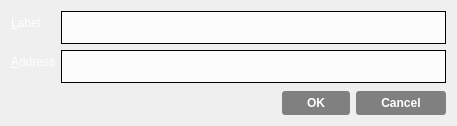
<?xml version="1.0" encoding="UTF-8"?>
<ui version="4.0">
 <class>EditAddressDialog</class>
 <widget class="QDialog" name="EditAddressDialog">
  <property name="geometry">
   <rect>
    <x>0</x>
    <y>0</y>
    <width>457</width>
    <height>126</height>
   </rect>
  </property>
  <property name="windowTitle">
   <string>Edit Address</string>
  </property>
  <property name="styleSheet">
   <string notr="true">QDialog#EditAddressDialog{
border-image: url(':/images/adcendbtc') 0 0 0 0 stretch stretch;
}
QPushButton { /* Global Button Style */
background-color:qlineargradient(spread:pad, cx:0.5, cy:0.5, radius:0.5, fx:0.5, fy:0.5, stop:0.494318 rgba(0, 0, 0, 118));
border:0;
border-radius:3px;
color:#ffffff;
font-size:12px;
font-weight:bold;
padding-left:25px;
padding-right:25px;
padding-top:5px;
padding-bottom:5px;
}

QPushButton:hover {
background-color:qlineargradient(spread:pad, cx:0.5, cy:0.5, radius:0.5, fx:0.5, fy:0.5, stop:0.494318 rgba(0, 0, 0, 171));
}

QPushButton:focus {
border:none;
outline:none;
}

QPushButton:pressed {
border:1px solid #FFFFFF;
}

.QValidatedLineEdit, .QLineEdit { /* Text Entry Fields */
border: 1px solid #000000;
font-size:11px;
min-height:25px;
outline:0;
padding:3px;
background-color:#fcfcfc;
}</string>
  </property>
  <layout class="QVBoxLayout" name="verticalLayout">
   <item>
    <layout class="QFormLayout" name="formLayout">
     <property name="fieldGrowthPolicy">
      <enum>QFormLayout::AllNonFixedFieldsGrow</enum>
     </property>
     <item row="0" column="0">
      <widget class="QLabel" name="label">
       <property name="palette">
        <palette>
         <active>
          <colorrole role="WindowText">
           <brush brushstyle="SolidPattern">
            <color alpha="255">
             <red>255</red>
             <green>255</green>
             <blue>255</blue>
            </color>
           </brush>
          </colorrole>
         </active>
         <inactive>
          <colorrole role="WindowText">
           <brush brushstyle="SolidPattern">
            <color alpha="255">
             <red>255</red>
             <green>255</green>
             <blue>255</blue>
            </color>
           </brush>
          </colorrole>
         </inactive>
         <disabled>
          <colorrole role="WindowText">
           <brush brushstyle="SolidPattern">
            <color alpha="255">
             <red>120</red>
             <green>120</green>
             <blue>120</blue>
            </color>
           </brush>
          </colorrole>
         </disabled>
        </palette>
       </property>
       <property name="text">
        <string>&amp;Label</string>
       </property>
       <property name="buddy">
        <cstring>labelEdit</cstring>
       </property>
      </widget>
     </item>
     <item row="0" column="1">
      <widget class="QLineEdit" name="labelEdit">
       <property name="toolTip">
        <string>The label associated with this address list entry</string>
       </property>
      </widget>
     </item>
     <item row="1" column="0">
      <widget class="QLabel" name="label_2">
       <property name="palette">
        <palette>
         <active>
          <colorrole role="WindowText">
           <brush brushstyle="SolidPattern">
            <color alpha="255">
             <red>255</red>
             <green>255</green>
             <blue>255</blue>
            </color>
           </brush>
          </colorrole>
         </active>
         <inactive>
          <colorrole role="WindowText">
           <brush brushstyle="SolidPattern">
            <color alpha="255">
             <red>255</red>
             <green>255</green>
             <blue>255</blue>
            </color>
           </brush>
          </colorrole>
         </inactive>
         <disabled>
          <colorrole role="WindowText">
           <brush brushstyle="SolidPattern">
            <color alpha="255">
             <red>120</red>
             <green>120</green>
             <blue>120</blue>
            </color>
           </brush>
          </colorrole>
         </disabled>
        </palette>
       </property>
       <property name="text">
        <string>&amp;Address</string>
       </property>
       <property name="buddy">
        <cstring>addressEdit</cstring>
       </property>
      </widget>
     </item>
     <item row="1" column="1">
      <widget class="QValidatedLineEdit" name="addressEdit">
       <property name="toolTip">
        <string>The address associated with this address list entry. This can only be modified for sending addresses.</string>
       </property>
      </widget>
     </item>
    </layout>
   </item>
   <item>
    <widget class="QDialogButtonBox" name="buttonBox">
     <property name="orientation">
      <enum>Qt::Horizontal</enum>
     </property>
     <property name="standardButtons">
      <set>QDialogButtonBox::Cancel|QDialogButtonBox::Ok</set>
     </property>
    </widget>
   </item>
  </layout>
 </widget>
 <customwidgets>
  <customwidget>
   <class>QValidatedLineEdit</class>
   <extends>QLineEdit</extends>
   <header>qvalidatedlineedit.h</header>
  </customwidget>
 </customwidgets>
 <resources/>
 <connections>
  <connection>
   <sender>buttonBox</sender>
   <signal>accepted()</signal>
   <receiver>EditAddressDialog</receiver>
   <slot>accept()</slot>
   <hints>
    <hint type="sourcelabel">
     <x>20</x>
     <y>20</y>
    </hint>
    <hint type="destinationlabel">
     <x>20</x>
     <y>20</y>
    </hint>
   </hints>
  </connection>
  <connection>
   <sender>buttonBox</sender>
   <signal>rejected()</signal>
   <receiver>EditAddressDialog</receiver>
   <slot>reject()</slot>
   <hints>
    <hint type="sourcelabel">
     <x>20</x>
     <y>20</y>
    </hint>
    <hint type="destinationlabel">
     <x>20</x>
     <y>20</y>
    </hint>
   </hints>
  </connection>
 </connections>
</ui>
